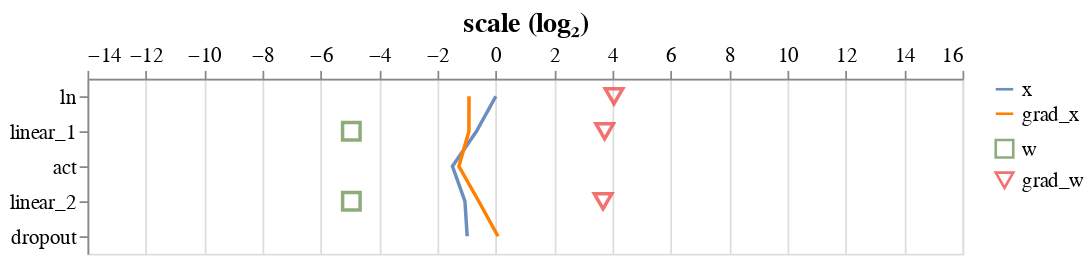

Write notebook code for a chart like this one.
### Code cell
def glorot_init(fan_in, fan_out):
    return ((fan_in + fan_out) / 2) ** -0.5

config = NanoGPTConfig()
mlp = MLP(config).apply(init_weights(glorot_init))
analyse_mlp(mlp, config)

### Figure 1 — Vega-Lite specification as saved in the notebook (floating-point values rounded to 4 significant figures)
{"config": {"view": {"continuousWidth": 400, "continuousHeight": 300}, "axis": {"labelFontSize": 12, "titleFontSize": 16}}, "layer": [{"data": {"name": "data-4f76b1258b65f61118e377cd50b7f971"}, "mark": "line", "encoding": {"color": {"field": "type", "legend": {"labelFontSize": 12, "symbolSize": 100, "title": ""}, "scale": {"range": ["#6C8EBF", "#FF8000"]}, "sort": "descending", "type": "nominal"}, "x": {"axis": {"orient": "top", "values": [-14.0, -12.0, -10.0, -8.0, -6.0, -4.0, -2.0, 0.0, 2.0, 4.0, 6.0, 8.0, 10.0, 12.0, 14.0, 16.0]}, "field": "scale (log₂)", "scale": {"domain": [-14, 16]}, "type": "quantitative"}, "y": {"field": "op", "sort": ["ln", "linear_1", "act", "linear_2", "dropout"], "title": "", "type": "ordinal"}}}, {"data": {"name": "data-0a72fe8f7155811574754ec3cdf5a29f"}, "mark": {"type": "point", "size": 100}, "encoding": {"color": {"field": "type", "legend": {"labelFontSize": 12, "symbolSize": 100, "title": ""}, "scale": {"range": ["#5D8944", "#ED3434"]}, "sort": "descending", "type": "nominal"}, "shape": {"field": "type", "scale": {"range": ["square", "triangle-down"]}, "sort": "descending", "type": "nominal"}, "x": {"axis": {"orient": "top", "values": [-14.0, -12.0, -10.0, -8.0, -6.0, -4.0, -2.0, 0.0, 2.0, 4.0, 6.0, 8.0, 10.0, 12.0, 14.0, 16.0]}, "field": "scale (log₂)", "scale": {"domain": [-14, 16]}, "type": "quantitative"}, "y": {"field": "op", "sort": ["ln", "linear_1", "act", "linear_2", "dropout"], "title": "", "type": "ordinal"}}}], "resolve": {"scale": {"color": "independent", "shape": "independent"}}, "width": 500, "$schema": "https://vega.github.io/schema/vega-lite/v4.17.0.json", "datasets": {"data-4f76b1258b65f61118e377cd50b7f971": [{"type": "x", "op": "ln", "scale (log₂)": -5.417e-06}, {"type": "x", "op": "linear_1", "scale (log₂)": -0.663}, {"type": "x", "op": "act", "scale (log₂)": -1.488}, {"type": "x", "op": "linear_2", "scale (log₂)": -1.059}, {"type": "x", "op": "dropout", "scale (log₂)": -0.9823}, {"type": "grad_x", "op": "ln", "scale (log₂)": -0.9203}, {"type": "grad_x", "op": "linear_1", "scale (log₂)": -0.9221}, {"type": "grad_x", "op": "act", "scale (log₂)": -1.266}, {"type": "grad_x", "op": "linear_2", "scale (log₂)": -0.5863}, {"type": "grad_x", "op": "dropout", "scale (log₂)": 0.07435}], "data-0a72fe8f7155811574754ec3cdf5a29f": [{"type": "w", "op": "ln", "scale (log₂)": null}, {"type": "w", "op": "linear_1", "scale (log₂)": -4.955}, {"type": "w", "op": "linear_2", "scale (log₂)": -4.954}, {"type": "grad_w", "op": "ln", "scale (log₂)": 4.05}, {"type": "grad_w", "op": "linear_1", "scale (log₂)": 3.732}, {"type": "grad_w", "op": "linear_2", "scale (log₂)": 3.676}]}}
